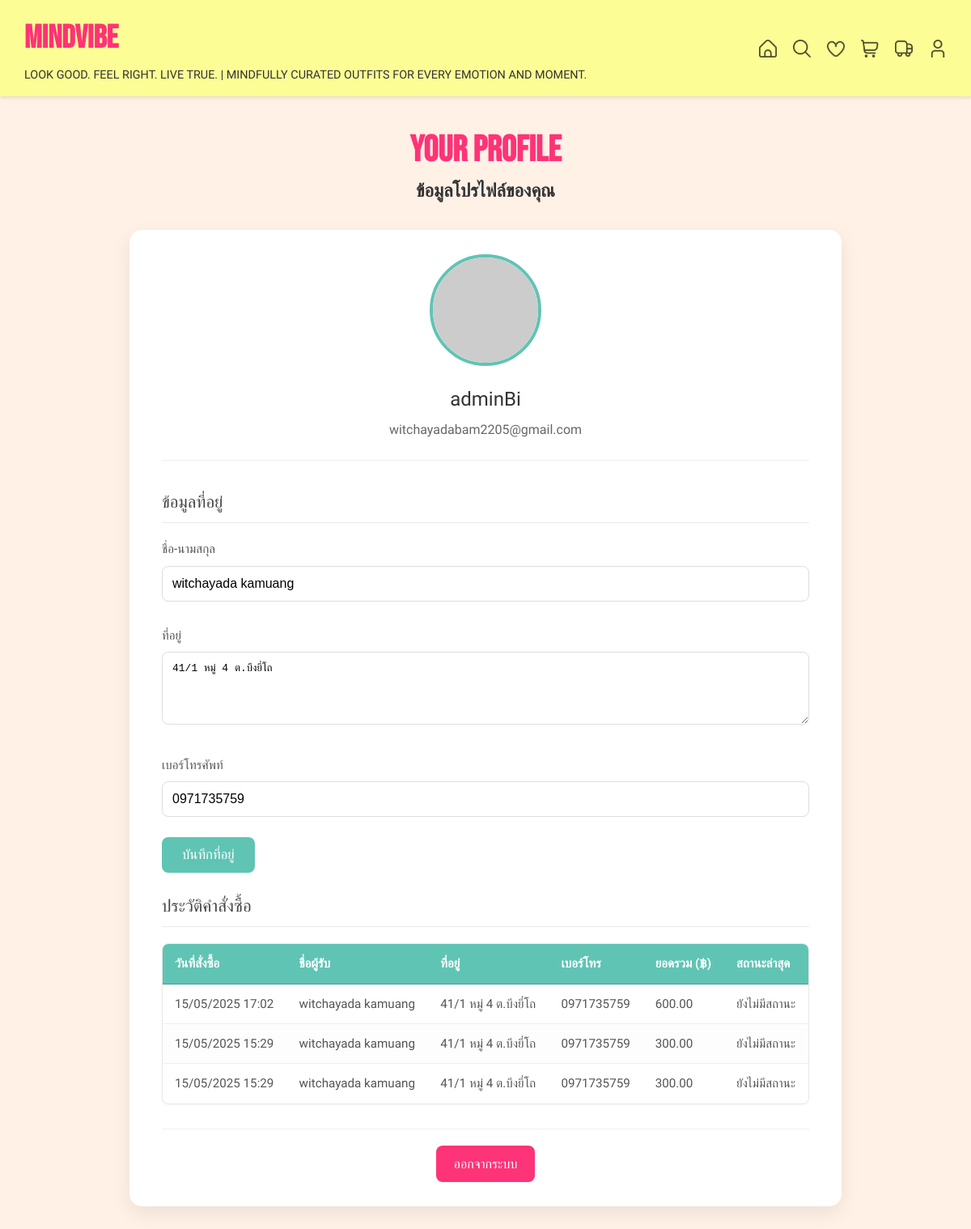
/profile/ (signed in), run on the app's committed database.
### clothing/models.py (models this page shows, shortened)
class Payment(models.Model):
    user = models.ForeignKey(User, on_delete=models.CASCADE)
    full_name = models.CharField(max_length=255, default="-")
    address = models.TextField(default="-")
    phone_number = models.CharField(max_length=20, default="-")
    total_price = models.DecimalField(max_digits=10, decimal_places=2)
    proof = models.ImageField(upload_to='payment_proofs/')
    payment_date = models.DateTimeField(auto_now_add=True)
    return_proof = models.ImageField(upload_to='return_proofs/', blank=True, null=True)
    return_item_code = models.CharField(max_length=100, blank=True, null=True)
    payment_ref = models.UUIDField(default=uuid.uuid4, unique=True)
    qr_base64 = models.TextField(blank=True, null=True)

### clothing/views.py (the view)
# urls.py: path('profile/', views.profile, name='profile'),
@login_required
def profile(request):
    user = request.user
    payments = Payment.objects.filter(user=user).order_by('-payment_date')
    status_dict = {}
    for payment in payments:
        latest_status = payment.statuses.order_by('-updated_at').first()
        status_dict[payment.id] = latest_status
    latest_payment = payments.first()
    gravatar_url = get_gravatar_url(user.email, size=150)
    if request.method == 'POST':
        pass
    context = {
        'user': user,
        'payments': payments,
        'status_dict': status_dict,
        'latest_payment': latest_payment,
        'gravatar_url': gravatar_url,
    }
    return render(request, 'clothing/profile.html', context)

### clothing/views.py (called while the page is built)
def get_gravatar_url(email, size=100):
    email_lower = email.strip().lower()
    hash_email = hashlib.md5(email_lower.encode('utf-8')).hexdigest()
    return f"https://www.gravatar.com/avatar/{hash_email}?s={size}&d=identicon"

### clothing/templates/clothing/profile.html (shortened to what this page needs)
{% load static %}
<!DOCTYPE html>
<html lang="en">
<head>
</head>
<body>
    <div class="header">
        <div class="header-left">
            <a href="{% url 'clothing:welcome' %}" class="logo">MINDVIBE</a>
            <p class="slogan">LOOK GOOD. FEEL RIGHT. LIVE TRUE. | MINDFULLY CURATED OUTFITS FOR EVERY EMOTION AND MOMENT.</p>
        </div>
        <div class="header-right">
            <a href="{% url 'clothing:welcome' %}"><img src="{% static 'images/home_icon.png' %}" alt="Home" /></a>
            <a href="{% url 'clothing:clothing_list' %}"><img src="{% static 'images/search_icon.png' %}" alt="Search" /></a>
            <a href="{% if user.is_authenticated %}{% url 'clothing:favorites_list' %}{% else %}{% url 'clothing:login' %}{% endif %}"><img src="{% static 'images/heart_icon.png' %}" alt="Wishlist" /></a>
            <a href="{% if user.is_authenticated %}{% url 'clothing:cart' %}{% else %}{% url 'clothing:login' %}{% endif %}"><img src="{% static 'images/cart_icon.png' %}" alt="Cart" /></a>
            <a href="{% if user.is_authenticated %}{% url 'clothing:status' %}{% else %}{% url 'clothing:login' %}{% endif %}"><img src="{% static 'images/status_icon.png' %}" alt="Status" /></a>
            <a href="{% if user.is_authenticated %}{% url 'clothing:profile' %}{% else %}{% url 'clothing:login' %}{% endif %}"><img src="{% static 'images/profile_icon.png' %}" alt="Profile" /></a>
        </div>
    </div>
    <div class="page-title-area">
        <h1 class="page-title-main">YOUR PROFILE</h1>
        <h2 class="page-title-sub">ข้อมูลโปรไฟล์ของคุณ</h2>
    </div>
    <div class="profile-container">
        <div class="user-basic-info">
            <img src="{{ gravatar_url }}" alt="Profile Picture" class="profile-image" />
            <div class="username">{{ user.username }}</div>
            <div class="email">{{ user.email }}</div>
        </div>
        <div class="profile-section-title">ข้อมูลที่อยู่</div>
        <form method="post" action="{% url 'clothing:profile' %}">
            <label for="full_name">ชื่อ-นามสกุล</label>
            <input type="text" name="full_name" id="full_name" value="{{ latest_payment.full_name|default:user.username }}" required>
            <label for="address">ที่อยู่</label>
            <textarea name="address" id="address" rows="3" required>{{ latest_payment.address|default:"" }}</textarea>
            <label for="phone_number">เบอร์โทรศัพท์</label>
            <input type="text" name="phone_number" id="phone_number" value="{{ latest_payment.phone_number|default:"" }}" required>
            <button type="submit" class="btn-save">บันทึกที่อยู่</button>
        </form>
        <div class="profile-section-title">ประวัติคำสั่งซื้อ</div>
        {% if payments %}
        <div class="table-container">
            <table>
                <thead>
                    <tr>
                        <th>วันที่สั่งซื้อ</th>
                        <th>ชื่อผู้รับ</th>
                        <th>ที่อยู่</th>
                        <th>เบอร์โทร</th>
                        <th>ยอดรวม (฿)</th>
                        <th>สถานะล่าสุด</th>
                    </tr>
                </thead>
                <tbody>
                    {% for payment in payments %}
                    <tr>
                        <td>{{ payment.payment_date|date:"d/m/Y H:i" }}</td>
                        <td>{{ payment.full_name }}</td>
                        <td>{{ payment.address }}</td>
                        <td>{{ payment.phone_number }}</td>
                        <td>{{ payment.total_price|floatformat:2 }}</td>
                        <td>
                            {% with status=status_dict.payment.id %}
                                {% if status %}
                                    {{ status.get_status_display }}
                                {% else %}
                                    ยังไม่มีสถานะ
                                {% endif %}
                            {% endwith %}
                        </td>
                    </tr>
                    {% endfor %}
                </tbody>
            </table>
        </div>
        {% else %}
        <div class="no-orders-message">
             <p>คุณยังไม่มีคำสั่งซื้อ</p>
        </div>
        {% endif %}
        <div class="logout-section">
            <a href="{% url 'clothing:welcome' %}" class="logout-link">ออกจากระบบ</a>
        </div>
    </div>
</body>
</html>

### clothing/templates/clothing/profile.html (style rules this page uses)
body { font-family: 'Prompt', sans-serif; margin: 0; padding: 0; background-color: #FFF1E6; color: #333; line-height: 1.6; }
.header { display: flex; justify-content: space-between; align-items: center; background-color: #FDFD95; padding: 15px 30px; color: #333; box-shadow: 0 2px 4px rgba(0, 0, 0, 0.1); }
.header-left { display: flex; flex-direction: column; align-items: flex-start; }
.header .logo { font-family: 'Bebas Neue', sans-serif; font-size: 2.5em; font-weight: bold; color: #FF3377; margin: 0 0 2px 0; text-decoration: none; }
.header .slogan { font-size: 0.9em; color: #333; margin: 0; }
.header-right { display: flex; align-items: center; gap: 20px; }
.header-right a { display: flex; align-items: center; justify-content: center; }
.header-right img { width: 22px; height: 22px; opacity: 0.7; transition: opacity 0.3s ease, transform 0.2s ease; }
.page-title-area { text-align: center; margin-top: 40px; margin-bottom: 30px; }
.page-title-main { font-family: 'Bebas Neue', sans-serif; font-size: 2.8em; color: #FF3377; margin: 0; line-height: 1.2; }
.page-title-sub { font-family: 'Prompt', sans-serif; font-size: 1.4em; color: #333; margin-top: 5px; }
.profile-container { max-width: 800px; margin: 0 auto 40px auto; background-color: #FFFFFF; padding: 30px 40px; border-radius: 15px; box-shadow: 0 8px 25px rgba(0, 0, 0, 0.08); }
.user-basic-info { text-align: center; margin-bottom: 35px; padding-bottom: 25px; border-bottom: 1px solid #f0f0f0; }
.profile-image { width: 130px; height: 130px; border-radius: 50%; object-fit: cover; margin-bottom: 15px; border: 4px solid #60C4B4; display: inline-block; }
.user-basic-info .username { font-size: 1.5em; font-weight: 500; color: #333; margin-bottom: 5px; }
.user-basic-info .email { font-size: 1em; color: #666; }
.profile-section-title { font-family: 'Prompt', sans-serif; font-size: 1.3em; font-weight: 500; color: #444; margin-top: 25px; margin-bottom: 20px; text-align: left; padding-bottom: 8px; border-bottom: 1px solid #eaeaea; }
form { text-align: left; }
form label { display: block; margin-top: 15px; margin-bottom: 8px; font-weight: 500; color: #555; font-size: 0.95em; }
form input[type="text"], form textarea { width: 100%; padding: 12px; margin-bottom: 15px; border: 1px solid #ddd; border-radius: 8px; font-size: 1em; box-sizing: border-box; transition: border-color 0.2s ease, box-shadow 0.2s ease; }
form textarea { min-height: 90px; resize: vertical; }
form button.btn-save { background-color: #60C4B4; color: white; border: none; padding: 12px 25px; border-radius: 8px; cursor: pointer; font-size: 1.05em; font-weight: 500; transition: background-color 0.3s ease, transform 0.2s ease; margin-top: 10px; }
.table-container { margin-top: 10px; border: 1px solid #e8e8e8; border-radius: 8px; overflow: hidden; box-shadow: 0 1px 3px rgba(0,0,0,0.04); }
table { width: 100%; border-collapse: collapse; }
th { background-color: #60C4B4; color: white; font-weight: 600; padding: 12px 15px; text-align: left; font-size: 0.95em; border-bottom: 1px solid #4a9a9e; }
td { padding: 12px 15px; text-align: left; border-bottom: 1px solid #f0f0f0; font-size: 0.95em; color: #555; }
tbody tr:last-child td { border-bottom: none; }
tbody tr:nth-child(even) { background-color: #fdfdfd; }
.logout-section { text-align: center; margin-top: 30px; padding-top: 20px; border-top: 1px solid #f0f0f0; }
.logout-link { display: inline-block; background-color: #FF3377; color: white; padding: 10px 22px; border-radius: 8px; text-decoration: none; font-weight: 500; font-size: 1em; transition: background-color 0.3s ease, transform 0.2s ease; }

### data on the page
Payment: full_name "witchayada kamuang", address "41/1 หมู่ 4 ต.บึงยี่โถ", phone_number "0971735759", payment_date "15/05/2025 17:02", total_price "600.00"
Payment: payment_date "15/05/2025 15:29", full_name "witchayada kamuang", address "41/1 หมู่ 4 ต.บึงยี่โถ", phone_number "0971735759", total_price "300.00"
Payment: payment_date "15/05/2025 15:29", full_name "witchayada kamuang", address "41/1 หมู่ 4 ต.บึงยี่โถ", phone_number "0971735759", total_price "300.00"

### other printed values
{{ user.username }} "adminBi"
{{ user.email }} "witchayadabam2205@gmail.com"
